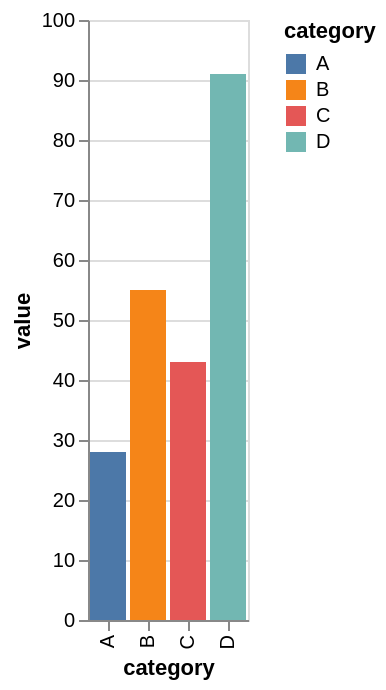

Vega-Lite specification for this chart:
### Vega-Lite specification from a JSON file in a GitHub repository (floating-point values rounded to 4 significant figures)
{"$schema": "https://vega.github.io/schema/vega-lite/v5.json", "data": {"values": [{"category": "A", "value": 28}, {"category": "B", "value": 55}, {"category": "C", "value": 43}, {"category": "D", "value": 91}]}, "mark": "bar", "width": "container", "height": 300, "encoding": {"x": {"field": "category", "type": "nominal"}, "y": {"field": "value", "type": "quantitative"}, "tooltip": {"field": "value", "type": "quantitative"}, "color": {"field": "category", "type": "nominal"}}}
